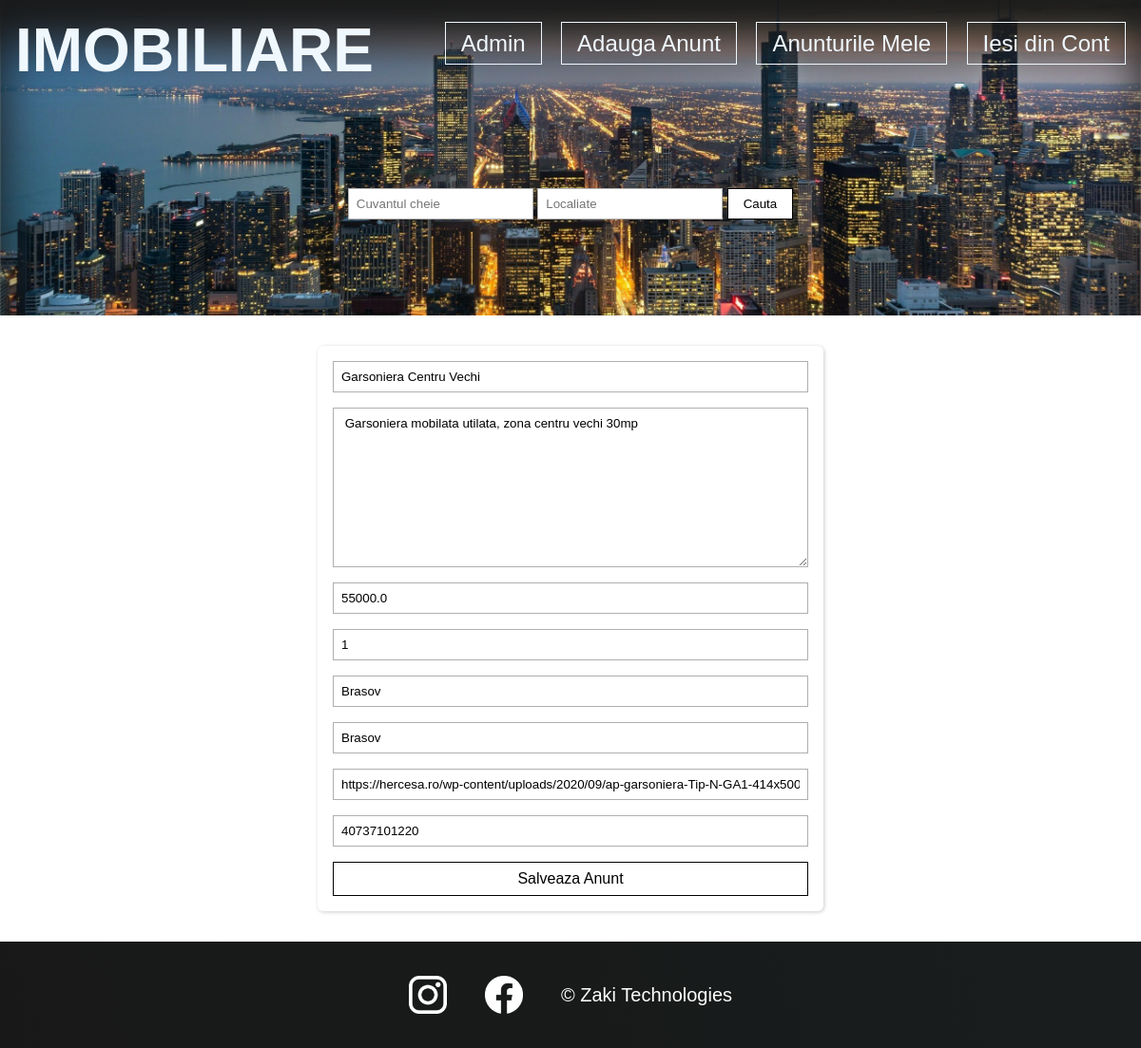
Before: /update_announce/5/ (signed in) with the older database file.
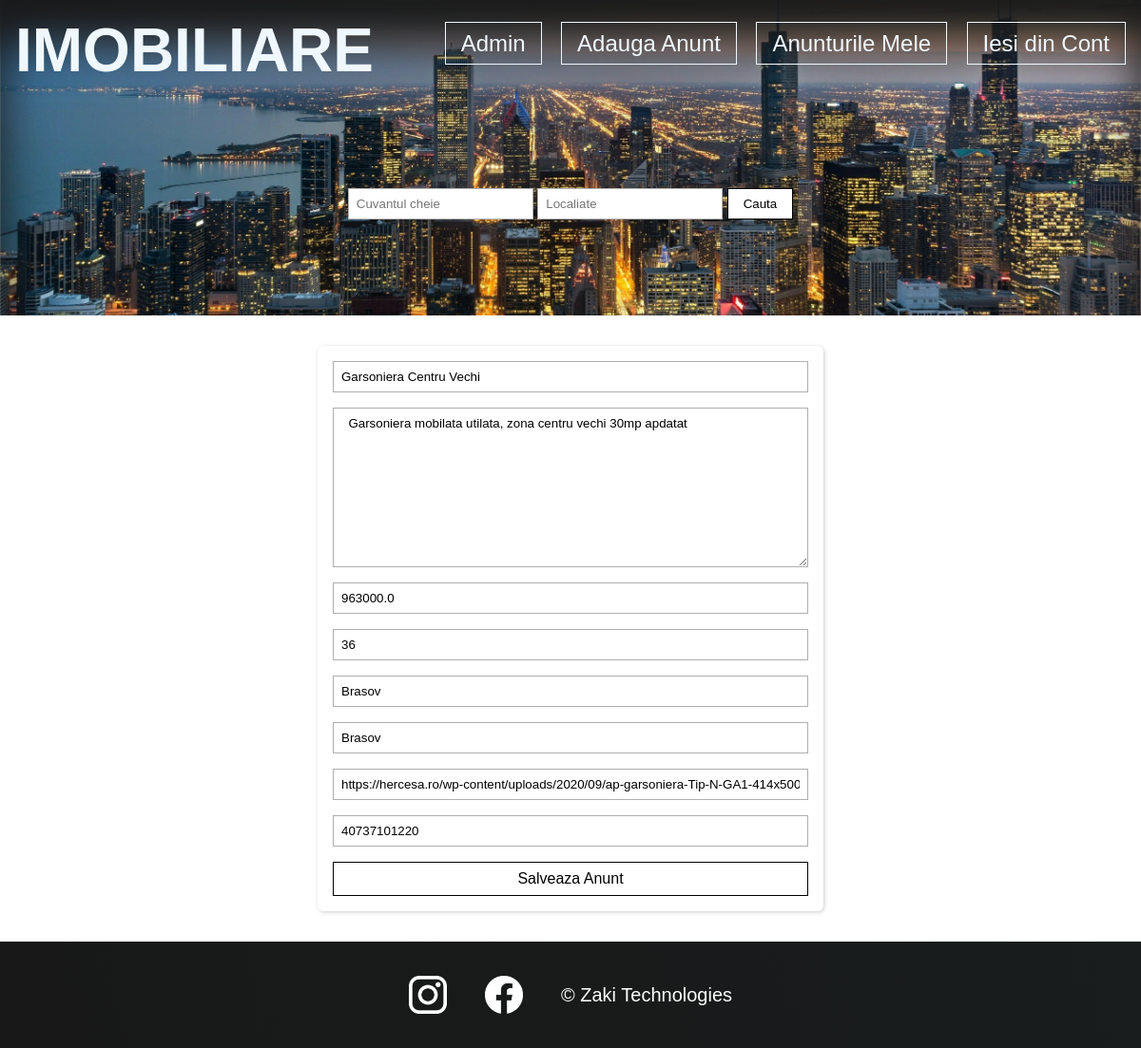
After: the same page with the newer database file.
### imobiliare/models.py (models this page shows, shortened)
class Announce(models.Model):
    creator = models.ForeignKey(User, on_delete=models.SET_NULL, null=True)
    title = models.CharField(max_length=200)
    description = models.TextField()
    price = models.FloatField()
    floor = models.IntegerField(null=True)
    county = models.CharField(max_length=100)
    location = models.CharField(max_length=100)
    image = models.CharField(max_length=500)
    publish_date = models.DateTimeField(auto_now_add=True)
    last_update = models.DateTimeField(auto_now=True)
    phone_number = models.CharField(max_length=20)
    class Meta:
        ordering = ['-last_update', '-publish_date']

### imobiliare/views.py (the view, shortened to what this page needs)
# urls.py: path('update_announce/<int:id>/', views.updateAnnounce, name='update_announce'),
@login_required(login_url='login')
def updateAnnounce(request, id):
    announce = Announce.objects.get(id=id)
    if request.user != announce.creator and not request.user.is_superuser:
        return HttpResponse('Nu poti modifica acest anunt!')
    context = {'announce': announce}
    return render(request, 'imobiliare/edit_announce.html', context)

### imobiliare/templates/imobiliare/edit_announce.html (shortened to what this page needs)
{% extends 'imobiliare/main.html' %}
{% block content %}
<div>
    <form method="POST" action="">
        <div class="add-form card">
            <input placeholder="Titlu" name="title" type="text" value="{{announce.title}}" required />
            <textarea name="description" cols="30" rows="10" placeholder="Descriere"> {{announce.description}}</textarea>
            <input placeholder="Pretul" name="price" type="number" required  value="{{announce.price}}"/>
            <input placeholder="Etajul" name="floor" type="number" required  value="{{announce.floor}}"/>
            <input placeholder="Judetul" name="county" type="text" required  value="{{announce.county}}"/>
            <input placeholder="Orasul" name="location" type="text" required  value="{{announce.location}}"/>
            <input placeholder="Imagini" name="image" type="text" required  value="{{announce.image}}"/>
            <input placeholder="Nr.Telefon" name="phone_number" type="text" required  value="{{announce.phone_number}}"/>
            <button type="submit" class="button"> Salveaza Anunt</button>
        </div>
    </form>
</div>
{% endblock content %}

### imobiliare/templates/imobiliare/main.html (shortened to what this page needs)
<!DOCTYPE html>
{% load static %}
<html lang="en">
<head>
    <link rel="stylesheet" href="{% static 'css/styles.css' %}" />
</head>
<body>
    {% include 'imobiliare/header.html' %}
    <main>
        {% block content %}
        {% endblock %}
    </main>
    {% include 'imobiliare/footer.html' %}
</body>
</html>

### imobiliare/templates/imobiliare/header.html (shortened to what this page needs)
<header>
  <a class="title" href="/">
    <h1>IMOBILIARE</h1>
  </a>
  <div class="padding-top">
    {% if user.is_superuser %}
    <a href="/admin" class="margin-right button">Admin</a>
    {% endif %}
    {% if request.user.is_active %}
    <a href="{% url 'create_announce'%}" class="margin-right button">Adauga Anunt</a>
    {% endif %}
    {% if request.user.is_authenticated %}
    <a href="{% url 'my_announces' %}" class="margin-right button">Anunturile Mele</a>
    <a href="{% url 'logout' %}" class="button">Iesi din Cont</a>
    {% else %}
    <a href="{% url 'login' %}" class="button">Intra in Cont</a>
    {% endif %}
  </div>
  <div class="search-container">
    <div class="search">
      <form method="POST" action="search">
        <input type="text" placeholder="Cuvantul cheie" name="search_text">
        <input type="text" placeholder="Localiate" name="search_location">
        <button type="submit">Cauta</button>
      </form>
    </div>
  </div>
</header>

### imobiliare/templates/imobiliare/footer.html
{% load static %}
<footer>
    <ul>
        <li>
            <a href="https://www.instagram.com" target="_blank"><img src="{% static 'img/icons/insta.png' %}"
                    alt="Instagram logo" /></a>
        </li>
        <li>
            <a href="https://www.facebook.com" target="_blank"><img src="{% static 'img/icons/facebook.png' %}"
                    alt="Facebook logo" /></a>
        </li>
    </ul>
    <p>&copy; Zaki Technologies</p>
</footer>

### imobiliare/static/css/styles.css (style rules this page uses)
* { padding: 0; margin: 0; font-family: Arial, Helvetica, sans-serif; }
header { background: url("/static/img/background-header.jpg"); box-shadow: inset 0px 50px 50px rgb(24, 24, 24); background-position: center; background-repeat: no-repeat; background-size: cover; position: relative; min-height: 300px; display: flex; justify-content: space-between; align-items: top; padding: 1rem; color: aliceblue; }
.button { border: 1px solid; background-color: transparent; padding: 0.5rem 1rem; color: aliceblue; text-decoration: none; font-size: 1.5rem; }
.padding-top { padding-top: 1rem; }
.card { background-color: white; box-shadow: 1px 1px 4px rgba(0, 0, 0, 0.2); border-radius: 6px; overflow: hidden; margin: 10px; }
.card .button { color: black; font-size: 1rem; }
.card { text-align: center; }
.margin-right { margin-right: 1rem; }
.title { font-size: 2rem; color: aliceblue; text-decoration: none; }
footer { background: linear-gradient(70deg, rgb(24, 24, 24), rgb(25, 29, 29)); padding: 36px 0; display: flex; align-items: center; justify-content: center; color: aliceblue; margin-top: 1rem; }
footer ul { display: flex; justify-content: center; }
footer li { width: 40px; height: 40px; margin: 0 20px; list-style: none; }
footer img { width: 100%; height: 100%; }
footer p { color: white; text-align: center; margin: 0 20px; font-size: 20px; }
.add-form { max-width: 500px; margin: 2rem auto; padding: 1rem; display: flex; flex-direction: column; }
.add-form input, .add-form textarea { padding: 0.5rem; border: 1px solid #afafaf; margin-bottom: 1rem; }
.search-container { position: absolute; left: 50%; top: 50%; }
.search { display: flex; padding: 1rem; position: relative; left: -50%; }
.search input { padding: 0.5rem; border: 1px solid #afafaf; margin-bottom: 1rem; }
.search button { border: 1px solid; background-color: white; padding: 0.5rem 1rem; color: rgb(0, 0, 0); text-decoration: none; margin-top: 1rem; }

Changed rows visible on the page:
changed Announce "Garsoniera Centru Vechi": description "Garsoniera mobilata utilata, zona centru vechi 30mp" → "Garsoniera mobilata utilata, zona centru vechi 30mp apdatat"; price "55000.0" → "963000.0"; floor "1" → "36"
